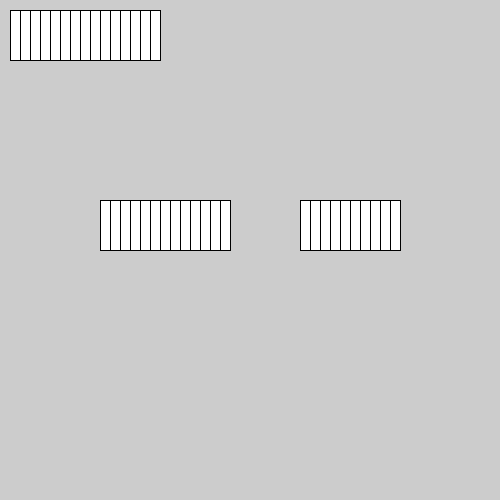
Frame 1 (no input)
Frame 60 (the mouse pressed at the canvas centre just before this capture): identical to frame 1, image omitted
Frame 120 (the mouse held since frame 60 and released just before this capture): identical to frame 1, image omitted

The Processing sketch that drew this single still picture (run headless with seeded random() and noise(); from frame 60 on, the mouse is pressed at the canvas centre):

// Processing sketch: Fonksiyon_Ornek
// ── Fonksiyon_Ornek.pde
int x, y;
void setup()
{
  size(500, 500);
}
void stairs(int x, int y, int nsteps)
{
  for(int i=0; i<nsteps; i++)
    rect(x+(i*10), y, 10, 50);
}
void draw()
{
  stairs(10,10,15);
  stairs(100,200,13);
  stairs(300,200,10);
}
